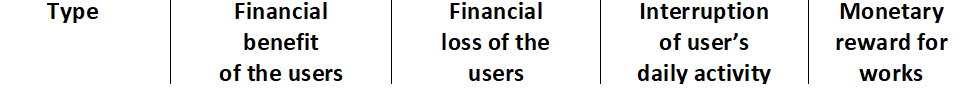
#> input picture c1.png, 966 x 92 px
$ jupyter execute --allow-errors sprint_3.1.ipynb
#> lines starting #> are read from the running program, lines starting #| are printed output that depends on the picture
# SPRINT_3

[cell 1]
import pytesseract
from pytesseract import Output
import cv2
img = cv2.imread('c1.png')
#> img is the input picture: shape (92, 966, 3); mean B, G, R 233.1, 233.1, 233

#> (the rest of this cell did not finish here and is left out)

[cell 2]
left=[]
top=[]
width=[]
height=[]
total_ln=[]
dist=[]
lpk=[]
#> (the rest of this cell did not finish here and is left out)

#> (a cell that did not finish here is left out)

#> (a cell that did not finish here is left out)

[cell 5]
lines={0:[],1:[],2:[],3:[],4:[]}
lntxt={}
txt_lst=[]
#> (the rest of this cell did not finish here and is left out)

[cell 6]
import numpy as np
from matplotlib import pyplot as plt

img = cv2.imread('b1.png',0)
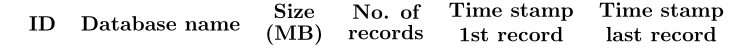
#> input picture b1.png, 751 x 56 px
#> img is the input picture: shape (56, 751); min 0, max 255, mean 234.1
cv2.resize(img, (0, 0), fx = 0.1, fy = 0.1)
plt.imshow(img)
#plt.hist(img.ravel(),100,[0,400]); plt.show()
plt.hist(img.ravel(),100,[0,500])
plt.show()
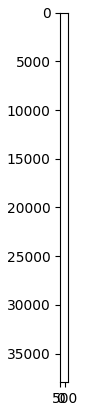
#> figure drawn by matplotlib, 1 panel

[cell 7]
from PIL import Image
import numpy as np
import matplotlib.pyplot as plt

filepath = "1.png"

#> (the rest of this cell did not finish here and is left out)

[cell 8]
j=0
#> j = 0
#> (the rest of this cell did not finish here and is left out)

[cell 9]
img = cv2.imread('a1.jpg',0)
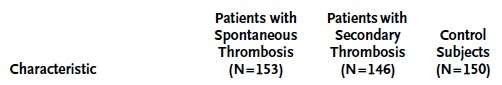
#> input picture a1.jpg, 502 x 85 px
#> img: shape (85, 502); min 0, max 255, mean 234.3
#> (the rest of this cell did not finish here and is left out)

[cell 10]
image = cv2.imread('c1.png')
y=0
x=0
h=100
w=300
crop = image[y:y+h, x:x+w]
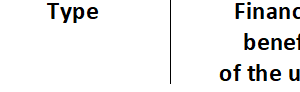
#> crop: shape (92, 300, 3); mean B, G, R 240.2, 240.3, 240.3
cv2.imshow('Image', crop)
cv2.waitKey(0)
